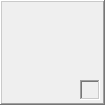
<?xml version="1.0" encoding="UTF-8"?>
<ui version="4.0">
 <class>GCButton</class>
 <widget class="QFrame" name="GCButton">
  <property name="geometry">
   <rect>
    <x>0</x>
    <y>0</y>
    <width>105</width>
    <height>105</height>
   </rect>
  </property>
  <property name="minimumSize">
   <size>
    <width>105</width>
    <height>105</height>
   </size>
  </property>
  <property name="maximumSize">
   <size>
    <width>105</width>
    <height>105</height>
   </size>
  </property>
  <property name="font">
   <font>
    <weight>75</weight>
    <bold>true</bold>
   </font>
  </property>
  <property name="windowTitle">
   <string>GCButton</string>
  </property>
  <property name="frameShape">
   <enum>QFrame::WinPanel</enum>
  </property>
  <property name="frameShadow">
   <enum>QFrame::Raised</enum>
  </property>
  <widget class="QLabel" name="hotKeyLbl">
   <property name="geometry">
    <rect>
     <x>80</x>
     <y>80</y>
     <width>20</width>
     <height>20</height>
    </rect>
   </property>
   <property name="autoFillBackground">
    <bool>true</bool>
   </property>
   <property name="frameShape">
    <enum>QFrame::WinPanel</enum>
   </property>
   <property name="frameShadow">
    <enum>QFrame::Sunken</enum>
   </property>
   <property name="alignment">
    <set>Qt::AlignCenter</set>
   </property>
  </widget>
  <widget class="QLabel" name="iconLbl">
   <property name="geometry">
    <rect>
     <x>5</x>
     <y>5</y>
     <width>96</width>
     <height>64</height>
    </rect>
   </property>
   <property name="scaledContents">
    <bool>true</bool>
   </property>
   <property name="alignment">
    <set>Qt::AlignCenter</set>
   </property>
  </widget>
  <widget class="QLabel" name="titleLbl">
   <property name="geometry">
    <rect>
     <x>5</x>
     <y>70</y>
     <width>75</width>
     <height>30</height>
    </rect>
   </property>
   <property name="alignment">
    <set>Qt::AlignCenter</set>
   </property>
  </widget>
 </widget>
 <layoutdefault spacing="6" margin="11"/>
 <resources>
  <include location="gcom.qrc"/>
 </resources>
 <connections/>
</ui>
